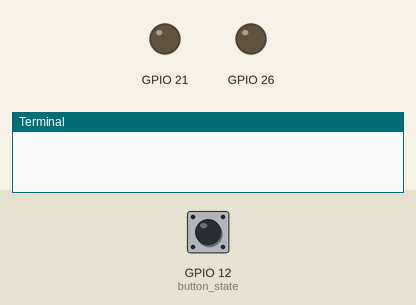
A program run on a simulated Raspberry Pi (BCM pin numbers). Shown: output pins drawn as LEDs (lit = HIGH), the last lines printed to the terminal. Dashed ring = blinking. Inputs (shaded band) come from the test bench; at power-on: GPIO 12 (button_state) HIGH.

Above: at 1.2 s.
1.3 s: GPIO 12 (button_state) pulled LOW for 0.25 s
At 1.45 s:
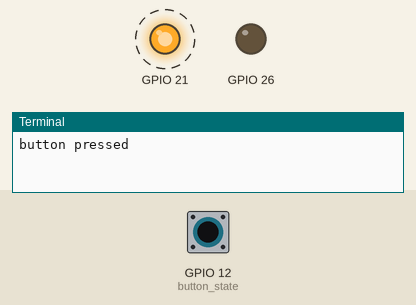
4.3 s: GPIO 12 (button_state) pulled LOW for 1 s
At 4.95 s:
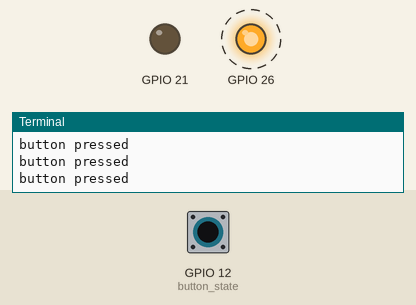
6.8 s: GPIO 12 (button_state) pulled LOW for 3.2 s
At 6.95 s:
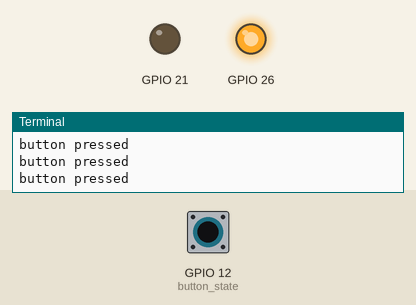
Timing chart, 0 to 17.5 s (numbered marks = the images above; inputs shaded):
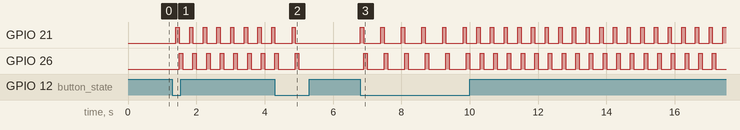

Measured:
- after the input at 1.3 s, GPIO 21: alternates HIGH for 0.10 s and LOW for 0.30 s, starting after 0.10 s; GPIO 26: alternates HIGH for 0.10 s and LOW for 0.30 s, starting after 0.20 s
- after the input at 4.3 s, GPIO 26: LOW → HIGH after 0.60 s, → LOW 0.10 s later
- after the input at 6.8 s, GPIO 21: goes 5 × (HIGH 0.10 s, LOW 0.50 s), 19 × (HIGH 0.10 s, LOW 0.30 s), then HIGH, starting at once; GPIO 26: goes 5 × (HIGH 0.10 s, LOW 0.50 s), 18 × (HIGH 0.10 s, LOW 0.30 s), HIGH 0.10 s, then LOW, starting after 0.10 s

The program:

ledblink_button.py
```python
#버튼 누르면 led 2개 파란색불이 들어오고 나가는 실습.
import RPi.GPIO as GPIO
import time
GPIO.setmode(GPIO.BCM)
GPIO.setup(21,GPIO.OUT)                             #LED1 blue
GPIO.setup(26,GPIO.OUT)                             #LED2 blue
GPIO.setup(12,GPIO.IN,pull_up_down=GPIO.PUD_UP)     #button
control=False
try:
 while True:
  button_state = GPIO.input(12)
  if button_state == False:  #button off
    if(control==True):       #True==button off
      control=False          #control off
    else:                    #False
      control=True           #control (on)
    print('button pressed')
  if control == True:        #control true (on)

    GPIO.output(21,True)
    time.sleep(0.1)
    GPIO.output(21,False)
    GPIO.output(26,True)
    time.sleep(0.1)
    GPIO.output(26,False)

  else:                      #control false (off)
    GPIO.output(21,False)
    GPIO.output(26,False)
  time.sleep(0.2)

except KeyboardInterrupt:
  GPIO.cleanup()
finally:
  GPIO.cleanup()
```
